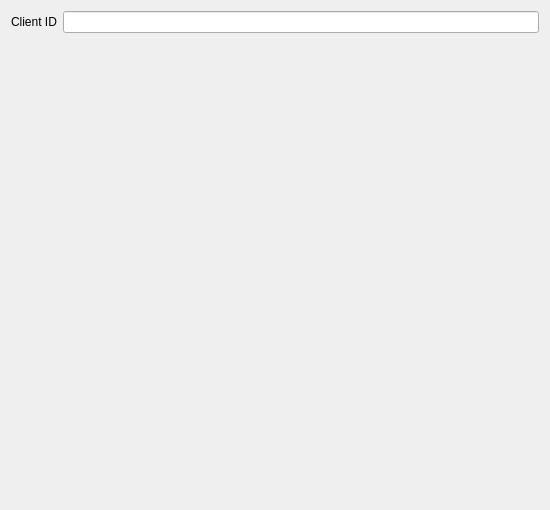
<?xml version="1.0" encoding="UTF-8"?>
<ui version="4.0">
 <class>QgsAuthAzureSasEdit</class>
 <widget class="QWidget" name="QgsAuthAzureSasEdit">
  <property name="geometry">
   <rect>
    <x>0</x>
    <y>0</y>
    <width>550</width>
    <height>510</height>
   </rect>
  </property>
  <layout class="QGridLayout" name="gridLayout">
   <item row="0" column="1">
    <widget class="QLineEdit" name="lineEdit"/>
   </item>
   <item row="0" column="0">
    <widget class="QLabel" name="label">
     <property name="text">
      <string>Client ID</string>
     </property>
    </widget>
   </item>
   <item row="1" column="1">
    <spacer name="verticalSpacer">
     <property name="orientation">
      <enum>Qt::Orientation::Vertical</enum>
     </property>
     <property name="sizeHint" stdset="0">
      <size>
       <width>20</width>
       <height>40</height>
      </size>
     </property>
    </spacer>
   </item>
  </layout>
 </widget>
 <resources/>
 <connections/>
</ui>
